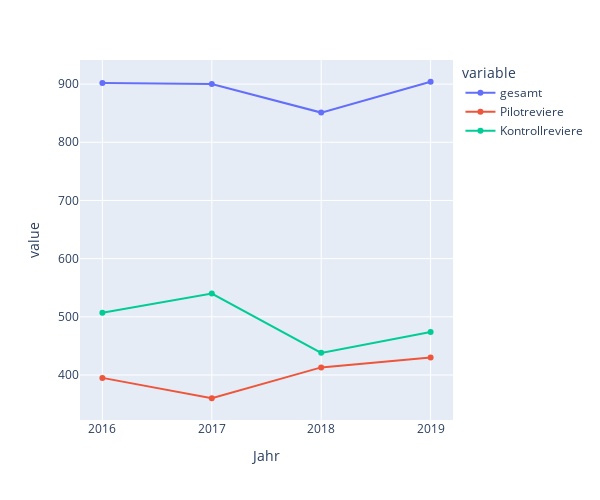

Notebook source saved alongside this figure:
### Code cell
fig = px.scatter(df,
           x = "Jahr",
           y = ['gesamt', 'Pilotreviere', 'Kontrollreviere']).\
    update_traces(mode='markers+lines').\
    update_layout(width=600,
                  height=500)
fig

### Figure 1 — Plotly figure (JSON) as saved in the notebook; plotly's stock layout.template omitted (floating-point values rounded to 4 significant figures)
{"data": [{"hovertemplate": "variable=gesamt<br>Jahr=%{x}<br>value=%{y}<extra></extra>", "legendgroup": "gesamt", "marker": {"color": "#636efa", "symbol": "circle"}, "mode": "markers+lines", "name": "gesamt", "orientation": "v", "showlegend": true, "type": "scatter", "x": [2016, 2017, 2018, 2019], "xaxis": "x", "y": [902, 900, 851, 904], "yaxis": "y"}, {"hovertemplate": "variable=Pilotreviere<br>Jahr=%{x}<br>value=%{y}<extra></extra>", "legendgroup": "Pilotreviere", "marker": {"color": "#EF553B", "symbol": "circle"}, "mode": "markers+lines", "name": "Pilotreviere", "orientation": "v", "showlegend": true, "type": "scatter", "x": [2016, 2017, 2018, 2019], "xaxis": "x", "y": [395, 360, 413, 430], "yaxis": "y"}, {"hovertemplate": "variable=Kontrollreviere<br>Jahr=%{x}<br>value=%{y}<extra></extra>", "legendgroup": "Kontrollreviere", "marker": {"color": "#00cc96", "symbol": "circle"}, "mode": "markers+lines", "name": "Kontrollreviere", "orientation": "v", "showlegend": true, "type": "scatter", "x": [2016, 2017, 2018, 2019], "xaxis": "x", "y": [507, 540, 438, 474], "yaxis": "y"}], "layout": {"height": 500, "legend": {"title": {"text": "variable"}, "tracegroupgap": 0}, "margin": {"t": 60}, "width": 600, "xaxis": {"anchor": "y", "autorange": true, "domain": [0, 1], "range": [2016.0, 2019.0], "title": {"text": "Jahr"}, "type": "linear"}, "yaxis": {"anchor": "x", "autorange": true, "domain": [0, 1], "range": [322.6, 941.4], "title": {"text": "value"}, "type": "linear"}}}
